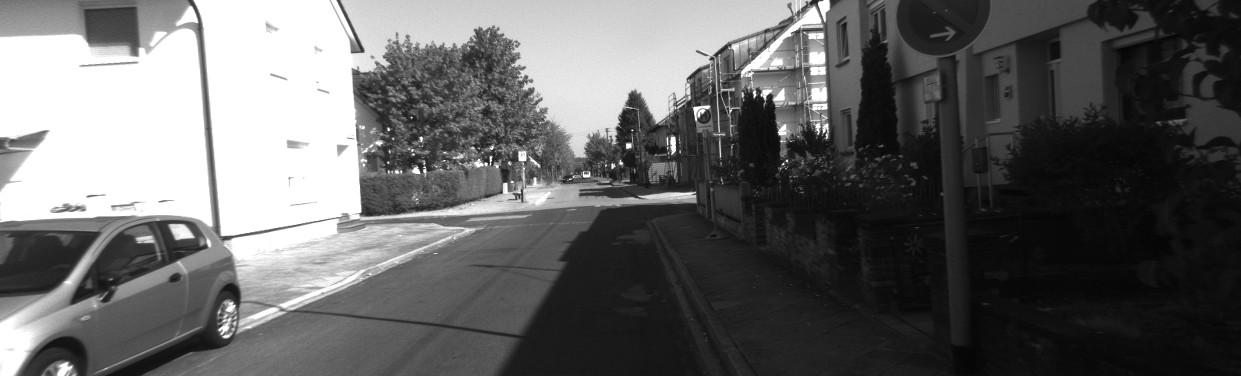
#> input picture 0_L.png, 1241 x 376 px
$ python sncc.py   (older library calls are emulated)
#> lines starting #> are read from the running program, lines starting #| are printed output that depends on the picture
import numpy as np
from numpy.linalg import matrix_power
from PIL import Image
import cv2
import time
import matplotlib as plt

AVG_FILTER_SIZE = 13
DEFAULT_PATCH_SIZE = 3
SCALE = 5

start = time.time()
image = Image.open("0_L.png")
#> image is the input picture: PIL image 1241x376 L; min 5, max 255, mean 100.9
image = image.resize((image.size[0]//SCALE, image.size[1]//SCALE))
#> image: PIL image 248x75 L
m,n = image.size[1], image.size[0]
#> m = 75; n = 248
left_image = np.frombuffer(image.tobytes(), dtype=np.uint8).astype(np.int64)
#> left_image = 18600 values, max 255 at index 40, min 6 at index 11141, mean 100.8
left_image = left_image.reshape((image.size[1], image.size[0]))#[m//4:,n//4:3*n//4]
image = Image.open("0_R.png")
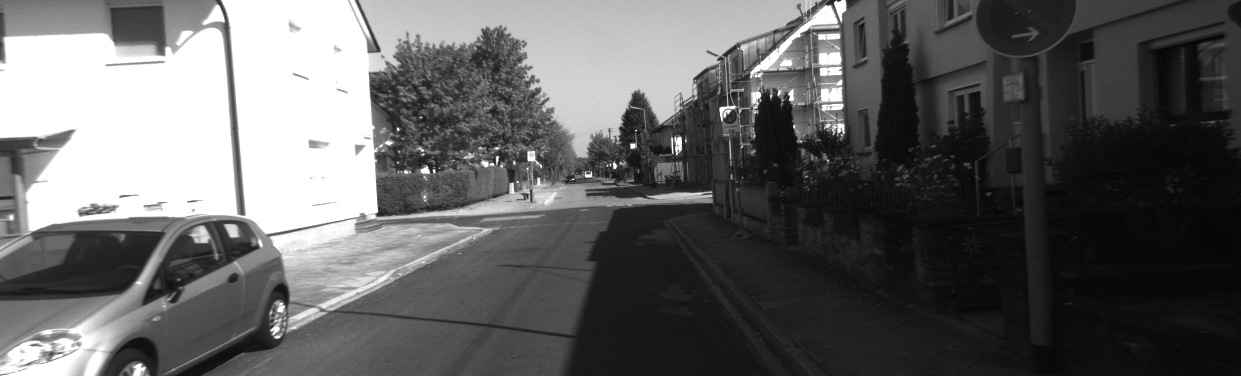
#> input picture 0_R.png, 1241 x 376 px
#> image is the input picture: PIL image 1241x376 L; min 5, max 255, mean 98.8
image = image.resize((image.size[0]//SCALE, image.size[1]//SCALE))
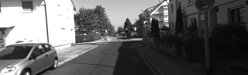
#> image: PIL image 248x75 L; min 6, max 255, mean 98.8
right_image = np.frombuffer(image.tobytes(), dtype=np.uint8).astype(np.int64)
#> right_image = 18600 values, max 255 at index 45, min 6 at index 10415, mean 98.77
right_image = right_image.reshape((image.size[1], image.size[0]))#[m//4:,n//4:3*n//4]
(m,n) = left_image.shape
D_MAX = n//8
#> D_MAX = 31


p_max = np.full((m, n), -1, dtype=np.float)
Dmap = np.zeros((m,n))
p = np.zeros((m,n))
p_avg = np.zeros((m,n))

left_mu = np.zeros((m,n))
right_mu = np.zeros((m,n))
left_sigma = np.zeros((m,n))
right_sigma = np.zeros((m,n))

left_integral, left_squared_integral = cv2.integral2(left_image.astype(np.float))
left_integral = left_integral[1:,1:]
#> left_integral: shape (75, 248) float64
left_squared_integral = left_squared_integral[1:,1:]
#> left_squared_integral: shape (75, 248) float64
right_integral, right_squared_integral = cv2.integral2(right_image.astype(np.float))
right_integral = right_integral[1:,1:]
#> right_integral: shape (75, 248) float64
right_squared_integral = right_squared_integral[1:,1:]
#> right_squared_integral: shape (75, 248) float64

def get_patch(image, center_x, center_y, dim=DEFAULT_PATCH_SIZE):

	return image[center_y-dim//2:center_y+dim//2 + 1,center_x-dim//2:center_x+dim//2 + 1]

def get_area(summed_table, i, j, dim=DEFAULT_PATCH_SIZE):

	if (i>dim//2) and (j >dim//2):
		return summed_table[i+dim//2,j+dim//2] + summed_table[i-dim//2-1,j-dim//2-1] - summed_table[i-dim//2-1,j+dim//2] - summed_table[i+dim//2, j - dim//2 - 1]
	elif i>dim//2:
		return summed_table[i+dim//2,j+dim//2] - summed_table[i-dim//2-1, j+dim//2]
	elif j>dim//2:
		return summed_table[i+dim//2,j+dim//2] - summed_table[i+dim//2, j-dim//2-1]
	else:
		return summed_table[i+dim//2,j+dim//2]

for i in range(DEFAULT_PATCH_SIZE//2, m-DEFAULT_PATCH_SIZE//2):
		for j in range(DEFAULT_PATCH_SIZE//2, n-DEFAULT_PATCH_SIZE//2):

			# left_patch = get_patch(left_image,i,j)
			# right_patch = get_patch(right_image,i,j)
			left_mu[i,j] = get_area(left_integral, i, j)/(DEFAULT_PATCH_SIZE**2)
			right_mu[i,j] = get_area(right_integral, i, j)/(DEFAULT_PATCH_SIZE**2)

			left_sigma[i,j] = np.sqrt(get_area(left_squared_integral, i, j)/(DEFAULT_PATCH_SIZE**2) - left_mu[i,j]**2)
			right_sigma[i,j] = np.sqrt(get_area(right_squared_integral, i, j)/(DEFAULT_PATCH_SIZE**2) - right_mu[i,j]**2)
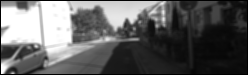
#> left_mu: shape (75, 248) float64; min 0, max 255, mean 97.4
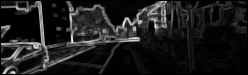
#> left_sigma: shape (75, 248) float64; min 0, max 85.67, mean 9.9; drawn with min black and max white
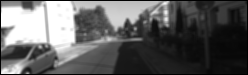
#> right_mu: shape (75, 248) float64; min 0, max 255, mean 95.4
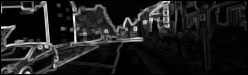
#> right_sigma: shape (75, 248) float64; min 0, max 82.11, mean 9.8; drawn with min black and max white

print("first loop:", time.time() - start)
start2 = time.time()


for d in range(0, D_MAX):

	for center_x in range(DEFAULT_PATCH_SIZE//2,n-DEFAULT_PATCH_SIZE//2):
		for center_y in range(DEFAULT_PATCH_SIZE//2,m-DEFAULT_PATCH_SIZE//2):

			if center_x + d >= n - DEFAULT_PATCH_SIZE//2:
				continue
			if left_sigma[center_y, center_x]*right_sigma[center_y, center_x + d]==0:
				p[center_y, center_x] = 0
			else:
#> (the run stopped early here; a loop or call above may not have finished)
